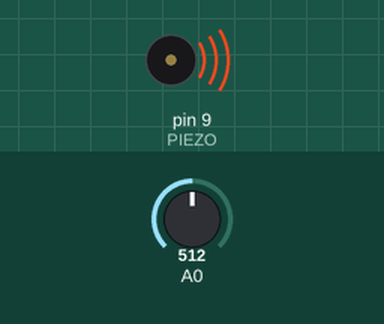
This sketch was run on a simulated Arduino Uno, built with avr-gcc and run on an emulated ATmega328P. Shown: buzzer (waves = sounding). The test bench sets the inputs (shaded band); at power-on: A0 = 512.

Above: at 4.8 s.
4.9 s: A0 set to 7
At 6.8 s:
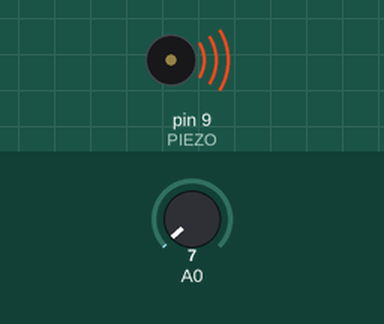
9.9 s: A0 set to 4
At 11.9 s:
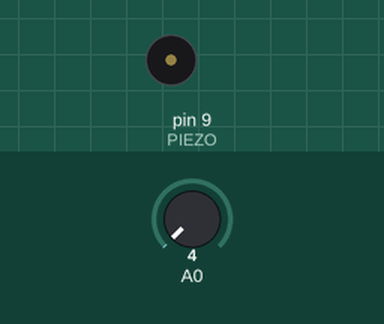
Timing chart, 0 to 13.4 s (numbered marks = the images above; inputs shaded):
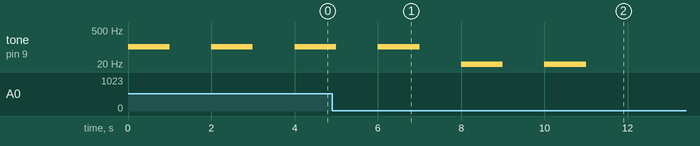

Measured:
- the behaviour switches between 6 and 5 on A0 (found by bisection; images 1 and 2)
- after the input at 9.9 s, tone on pin 9 (PIEZO): goes on until 11.0 s, then stays silent
- by itself, tone on pin 9 (PIEZO): plays 100 Hz for 1.0 s, 1 Hz for 1.0 s

The sketch:

piezo.ino
```cpp
#define PIEZO 9

int freq = 10;


void setup() {
  pinMode(PIEZO, OUTPUT);
}

void loop() {

  int value = analogRead(A0);

  freq = map(value, 0, 1023, 0, 200);

  tone(PIEZO, freq, 1000);

  delay(2000);

  tone(PIEZO, freq);
  delay(1000);
  noTone(PIEZO);
  delay(1000);
}
```
